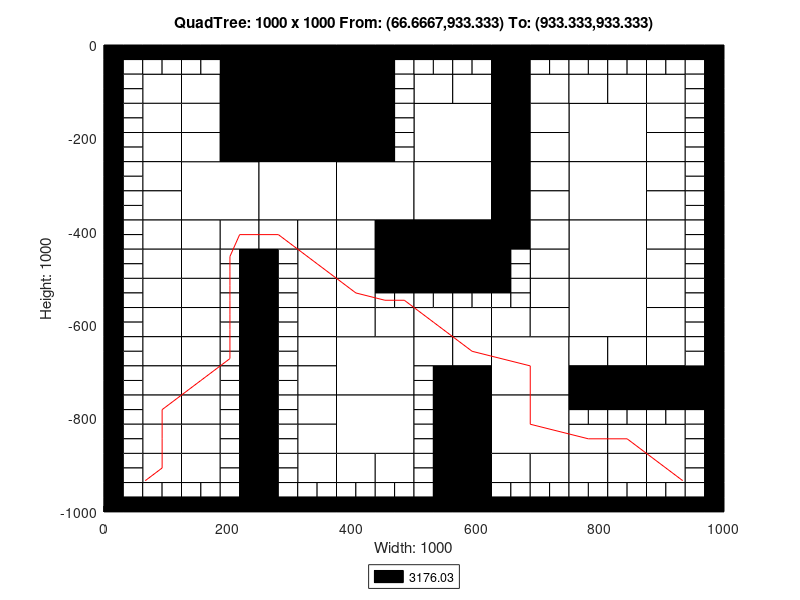

Here is the MATLAB script that generated this plot:
axis([0 1000 -1000 0]);
title('QuadTree: 1000 x 1000 From: (66.6667,933.333) To: (933.333,933.333)');
xlabel('Width: 1000');
ylabel('Height: 1000');
rectangle('Position',[250 -125 125 125], 'FaceColor',[0 0 0]);
rectangle('Position',[250 -250 125 125], 'FaceColor',[0 0 0]);
rectangle('Position',[125 -375 125 125], 'FaceColor',[1 1 1]);
rectangle('Position',[250 -375 125 125], 'FaceColor',[1 1 1]);
rectangle('Position',[375 -375 125 125], 'FaceColor',[1 1 1]);
rectangle('Position',[500 -250 125 125], 'FaceColor',[1 1 1]);
rectangle('Position',[750 -250 125 125], 'FaceColor',[1 1 1]);
rectangle('Position',[500 -375 125 125], 'FaceColor',[1 1 1]);
rectangle('Position',[500 -500 125 125], 'FaceColor',[0 0 0]);
rectangle('Position',[750 -375 125 125], 'FaceColor',[1 1 1]);
rectangle('Position',[750 -500 125 125], 'FaceColor',[1 1 1]);
rectangle('Position',[375 -750 125 125], 'FaceColor',[1 1 1]);
rectangle('Position',[375 -875 125 125], 'FaceColor',[1 1 1]);
rectangle('Position',[625 -750 125 125], 'FaceColor',[1 1 1]);
rectangle('Position',[750 -625 125 125], 'FaceColor',[1 1 1]);
rectangle('Position',[625 -875 125 125], 'FaceColor',[1 1 1]);
rectangle('Position',[62.5 -125 62.5 62.5], 'FaceColor',[1 1 1]);
rectangle('Position',[187.5 -62.5 62.5 62.5], 'FaceColor',[0 0 0]);
rectangle('Position',[125 -125 62.5 62.5], 'FaceColor',[1 1 1]);
rectangle('Position',[187.5 -125 62.5 62.5], 'FaceColor',[0 0 0]);
rectangle('Position',[62.5 -187.5 62.5 62.5], 'FaceColor',[1 1 1]);
rectangle('Position',[62.5 -250 62.5 62.5], 'FaceColor',[1 1 1]);
rectangle('Position',[125 -187.5 62.5 62.5], 'FaceColor',[1 1 1]);
rectangle('Position',[187.5 -187.5 62.5 62.5], 'FaceColor',[0 0 0]);
rectangle('Position',[125 -250 62.5 62.5], 'FaceColor',[1 1 1]);
rectangle('Position',[187.5 -250 62.5 62.5], 'FaceColor',[0 0 0]);
rectangle('Position',[375 -62.5 62.5 62.5], 'FaceColor',[0 0 0]);
rectangle('Position',[375 -125 62.5 62.5], 'FaceColor',[0 0 0]);
rectangle('Position',[375 -187.5 62.5 62.5], 'FaceColor',[0 0 0]);
rectangle('Position',[375 -250 62.5 62.5], 'FaceColor',[0 0 0]);
rectangle('Position',[62.5 -312.5 62.5 62.5], 'FaceColor',[1 1 1]);
rectangle('Position',[62.5 -375 62.5 62.5], 'FaceColor',[1 1 1]);
rectangle('Position',[62.5 -437.5 62.5 62.5], 'FaceColor',[1 1 1]);
rectangle('Position',[62.5 -500 62.5 62.5], 'FaceColor',[1 1 1]);
rectangle('Position',[125 -437.5 62.5 62.5], 'FaceColor',[1 1 1]);
rectangle('Position',[187.5 -437.5 62.5 62.5], 'FaceColor',[1 1 1]);
rectangle('Position',[125 -500 62.5 62.5], 'FaceColor',[1 1 1]);
rectangle('Position',[250 -437.5 62.5 62.5], 'FaceColor',[1 1 1]);
rectangle('Position',[312.5 -437.5 62.5 62.5], 'FaceColor',[1 1 1]);
rectangle('Position',[312.5 -500 62.5 62.5], 'FaceColor',[1 1 1]);
rectangle('Position',[375 -437.5 62.5 62.5], 'FaceColor',[1 1 1]);
rectangle('Position',[437.5 -437.5 62.5 62.5], 'FaceColor',[0 0 0]);
rectangle('Position',[375 -500 62.5 62.5], 'FaceColor',[1 1 1]);
rectangle('Position',[437.5 -500 62.5 62.5], 'FaceColor',[0 0 0]);
rectangle('Position',[500 -125 62.5 62.5], 'FaceColor',[1 1 1]);
rectangle('Position',[562.5 -125 62.5 62.5], 'FaceColor',[1 1 1]);
rectangle('Position',[625 -62.5 62.5 62.5], 'FaceColor',[0 0 0]);
rectangle('Position',[625 -125 62.5 62.5], 'FaceColor',[0 0 0]);
rectangle('Position',[687.5 -125 62.5 62.5], 'FaceColor',[1 1 1]);
rectangle('Position',[625 -187.5 62.5 62.5], 'FaceColor',[0 0 0]);
rectangle('Position',[687.5 -187.5 62.5 62.5], 'FaceColor',[1 1 1]);
rectangle('Position',[625 -250 62.5 62.5], 'FaceColor',[0 0 0]);
rectangle('Position',[687.5 -250 62.5 62.5], 'FaceColor',[1 1 1]);
rectangle('Position',[750 -125 62.5 62.5], 'FaceColor',[1 1 1]);
rectangle('Position',[812.5 -125 62.5 62.5], 'FaceColor',[1 1 1]);
rectangle('Position',[875 -125 62.5 62.5], 'FaceColor',[1 1 1]);
rectangle('Position',[875 -187.5 62.5 62.5], 'FaceColor',[1 1 1]);
rectangle('Position',[875 -250 62.5 62.5], 'FaceColor',[1 1 1]);
rectangle('Position',[625 -312.5 62.5 62.5], 'FaceColor',[0 0 0]);
rectangle('Position',[687.5 -312.5 62.5 62.5], 'FaceColor',[1 1 1]);
rectangle('Position',[625 -375 62.5 62.5], 'FaceColor',[0 0 0]);
rectangle('Position',[687.5 -375 62.5 62.5], 'FaceColor',[1 1 1]);
rectangle('Position',[625 -437.5 62.5 62.5], 'FaceColor',[0 0 0]);
rectangle('Position',[687.5 -437.5 62.5 62.5], 'FaceColor',[1 1 1]);
rectangle('Position',[687.5 -500 62.5 62.5], 'FaceColor',[1 1 1]);
rectangle('Position',[875 -312.5 62.5 62.5], 'FaceColor',[1 1 1]);
rectangle('Position',[875 -375 62.5 62.5], 'FaceColor',[1 1 1]);
rectangle('Position',[875 -437.5 62.5 62.5], 'FaceColor',[1 1 1]);
rectangle('Position',[875 -500 62.5 62.5], 'FaceColor',[1 1 1]);
rectangle('Position',[62.5 -562.5 62.5 62.5], 'FaceColor',[1 1 1]);
rectangle('Position',[62.5 -625 62.5 62.5], 'FaceColor',[1 1 1]);
rectangle('Position',[125 -562.5 62.5 62.5], 'FaceColor',[1 1 1]);
rectangle('Position',[125 -625 62.5 62.5], 'FaceColor',[1 1 1]);
rectangle('Position',[62.5 -687.5 62.5 62.5], 'FaceColor',[1 1 1]);
rectangle('Position',[62.5 -750 62.5 62.5], 'FaceColor',[1 1 1]);
rectangle('Position',[125 -687.5 62.5 62.5], 'FaceColor',[1 1 1]);
rectangle('Position',[125 -750 62.5 62.5], 'FaceColor',[1 1 1]);
rectangle('Position',[312.5 -562.5 62.5 62.5], 'FaceColor',[1 1 1]);
rectangle('Position',[312.5 -625 62.5 62.5], 'FaceColor',[1 1 1]);
rectangle('Position',[375 -562.5 62.5 62.5], 'FaceColor',[1 1 1]);
rectangle('Position',[375 -625 62.5 62.5], 'FaceColor',[1 1 1]);
rectangle('Position',[437.5 -625 62.5 62.5], 'FaceColor',[1 1 1]);
rectangle('Position',[312.5 -687.5 62.5 62.5], 'FaceColor',[1 1 1]);
rectangle('Position',[312.5 -750 62.5 62.5], 'FaceColor',[1 1 1]);
rectangle('Position',[62.5 -812.5 62.5 62.5], 'FaceColor',[1 1 1]);
rectangle('Position',[62.5 -875 62.5 62.5], 'FaceColor',[1 1 1]);
rectangle('Position',[125 -812.5 62.5 62.5], 'FaceColor',[1 1 1]);
rectangle('Position',[125 -875 62.5 62.5], 'FaceColor',[1 1 1]);
rectangle('Position',[62.5 -937.5 62.5 62.5], 'FaceColor',[1 1 1]);
rectangle('Position',[125 -937.5 62.5 62.5], 'FaceColor',[1 1 1]);
rectangle('Position',[312.5 -812.5 62.5 62.5], 'FaceColor',[1 1 1]);
rectangle('Position',[312.5 -875 62.5 62.5], 'FaceColor',[1 1 1]);
rectangle('Position',[312.5 -937.5 62.5 62.5], 'FaceColor',[1 1 1]);
rectangle('Position',[375 -937.5 62.5 62.5], 'FaceColor',[1 1 1]);
rectangle('Position',[437.5 -937.5 62.5 62.5], 'FaceColor',[1 1 1]);
rectangle('Position',[500 -625 62.5 62.5], 'FaceColor',[1 1 1]);
rectangle('Position',[562.5 -625 62.5 62.5], 'FaceColor',[1 1 1]);
rectangle('Position',[687.5 -562.5 62.5 62.5], 'FaceColor',[1 1 1]);
rectangle('Position',[625 -625 62.5 62.5], 'FaceColor',[1 1 1]);
rectangle('Position',[687.5 -625 62.5 62.5], 'FaceColor',[1 1 1]);
rectangle('Position',[500 -687.5 62.5 62.5], 'FaceColor',[1 1 1]);
rectangle('Position',[562.5 -687.5 62.5 62.5], 'FaceColor',[1 1 1]);
rectangle('Position',[562.5 -750 62.5 62.5], 'FaceColor',[0 0 0]);
rectangle('Position',[875 -562.5 62.5 62.5], 'FaceColor',[1 1 1]);
rectangle('Position',[875 -625 62.5 62.5], 'FaceColor',[1 1 1]);
rectangle('Position',[750 -687.5 62.5 62.5], 'FaceColor',[1 1 1]);
rectangle('Position',[812.5 -687.5 62.5 62.5], 'FaceColor',[1 1 1]);
rectangle('Position',[750 -750 62.5 62.5], 'FaceColor',[0 0 0]);
rectangle('Position',[812.5 -750 62.5 62.5], 'FaceColor',[0 0 0]);
rectangle('Position',[875 -687.5 62.5 62.5], 'FaceColor',[1 1 1]);
rectangle('Position',[875 -750 62.5 62.5], 'FaceColor',[0 0 0]);
rectangle('Position',[937.5 -750 62.5 62.5], 'FaceColor',[0 0 0]);
rectangle('Position',[562.5 -812.5 62.5 62.5], 'FaceColor',[0 0 0]);
rectangle('Position',[562.5 -875 62.5 62.5], 'FaceColor',[0 0 0]);
rectangle('Position',[562.5 -937.5 62.5 62.5], 'FaceColor',[0 0 0]);
rectangle('Position',[562.5 -1000 62.5 62.5], 'FaceColor',[0 0 0]);
rectangle('Position',[625 -937.5 62.5 62.5], 'FaceColor',[1 1 1]);
rectangle('Position',[687.5 -937.5 62.5 62.5], 'FaceColor',[1 1 1]);
rectangle('Position',[750 -875 62.5 62.5], 'FaceColor',[1 1 1]);
rectangle('Position',[812.5 -875 62.5 62.5], 'FaceColor',[1 1 1]);
rectangle('Position',[875 -875 62.5 62.5], 'FaceColor',[1 1 1]);
rectangle('Position',[750 -937.5 62.5 62.5], 'FaceColor',[1 1 1]);
rectangle('Position',[812.5 -937.5 62.5 62.5], 'FaceColor',[1 1 1]);
rectangle('Position',[875 -937.5 62.5 62.5], 'FaceColor',[1 1 1]);
rectangle('Position',[0 -31.25 31.25 31.25], 'FaceColor',[0 0 0]);
rectangle('Position',[31.25 -31.25 31.25 31.25], 'FaceColor',[0 0 0]);
rectangle('Position',[0 -62.5 31.25 31.25], 'FaceColor',[0 0 0]);
rectangle('Position',[31.25 -62.5 31.25 31.25], 'FaceColor',[1 1 1]);
rectangle('Position',[62.5 -31.25 31.25 31.25], 'FaceColor',[0 0 0]);
rectangle('Position',[93.75 -31.25 31.25 31.25], 'FaceColor',[0 0 0]);
rectangle('Position',[62.5 -62.5 31.25 31.25], 'FaceColor',[1 1 1]);
rectangle('Position',[93.75 -62.5 31.25 31.25], 'FaceColor',[1 1 1]);
rectangle('Position',[0 -93.75 31.25 31.25], 'FaceColor',[0 0 0]);
rectangle('Position',[31.25 -93.75 31.25 31.25], 'FaceColor',[1 1 1]);
rectangle('Position',[0 -125 31.25 31.25], 'FaceColor',[0 0 0]);
rectangle('Position',[31.25 -125 31.25 31.25], 'FaceColor',[1 1 1]);
rectangle('Position',[125 -31.25 31.25 31.25], 'FaceColor',[0 0 0]);
rectangle('Position',[156.25 -31.25 31.25 31.25], 'FaceColor',[0 0 0]);
rectangle('Position',[125 -62.5 31.25 31.25], 'FaceColor',[1 1 1]);
rectangle('Position',[156.25 -62.5 31.25 31.25], 'FaceColor',[1 1 1]);
rectangle('Position',[0 -156.25 31.25 31.25], 'FaceColor',[0 0 0]);
rectangle('Position',[31.25 -156.25 31.25 31.25], 'FaceColor',[1 1 1]);
rectangle('Position',[0 -187.5 31.25 31.25], 'FaceColor',[0 0 0]);
rectangle('Position',[31.25 -187.5 31.25 31.25], 'FaceColor',[1 1 1]);
rectangle('Position',[0 -218.75 31.25 31.25], 'FaceColor',[0 0 0]);
rectangle('Position',[31.25 -218.75 31.25 31.25], 'FaceColor',[1 1 1]);
rectangle('Position',[0 -250 31.25 31.25], 'FaceColor',[0 0 0]);
rectangle('Position',[31.25 -250 31.25 31.25], 'FaceColor',[1 1 1]);
rectangle('Position',[437.5 -31.25 31.25 31.25], 'FaceColor',[0 0 0]);
rectangle('Position',[468.75 -31.25 31.25 31.25], 'FaceColor',[0 0 0]);
rectangle('Position',[437.5 -62.5 31.25 31.25], 'FaceColor',[0 0 0]);
rectangle('Position',[468.75 -62.5 31.25 31.25], 'FaceColor',[1 1 1]);
rectangle('Position',[437.5 -93.75 31.25 31.25], 'FaceColor',[0 0 0]);
rectangle('Position',[468.75 -93.75 31.25 31.25], 'FaceColor',[1 1 1]);
rectangle('Position',[437.5 -125 31.25 31.25], 'FaceColor',[0 0 0]);
rectangle('Position',[468.75 -125 31.25 31.25], 'FaceColor',[1 1 1]);
rectangle('Position',[437.5 -156.25 31.25 31.25], 'FaceColor',[0 0 0]);
rectangle('Position',[468.75 -156.25 31.25 31.25], 'FaceColor',[1 1 1]);
rectangle('Position',[437.5 -187.5 31.25 31.25], 'FaceColor',[0 0 0]);
rectangle('Position',[468.75 -187.5 31.25 31.25], 'FaceColor',[1 1 1]);
rectangle('Position',[437.5 -218.75 31.25 31.25], 'FaceColor',[0 0 0]);
rectangle('Position',[468.75 -218.75 31.25 31.25], 'FaceColor',[1 1 1]);
rectangle('Position',[437.5 -250 31.25 31.25], 'FaceColor',[0 0 0]);
rectangle('Position',[468.75 -250 31.25 31.25], 'FaceColor',[1 1 1]);
rectangle('Position',[0 -281.25 31.25 31.25], 'FaceColor',[0 0 0]);
rectangle('Position',[31.25 -281.25 31.25 31.25], 'FaceColor',[1 1 1]);
rectangle('Position',[0 -312.5 31.25 31.25], 'FaceColor',[0 0 0]);
rectangle('Position',[31.25 -312.5 31.25 31.25], 'FaceColor',[1 1 1]);
rectangle('Position',[0 -343.75 31.25 31.25], 'FaceColor',[0 0 0]);
rectangle('Position',[31.25 -343.75 31.25 31.25], 'FaceColor',[1 1 1]);
rectangle('Position',[0 -375 31.25 31.25], 'FaceColor',[0 0 0]);
rectangle('Position',[31.25 -375 31.25 31.25], 'FaceColor',[1 1 1]);
rectangle('Position',[0 -406.25 31.25 31.25], 'FaceColor',[0 0 0]);
rectangle('Position',[31.25 -406.25 31.25 31.25], 'FaceColor',[1 1 1]);
rectangle('Position',[0 -437.5 31.25 31.25], 'FaceColor',[0 0 0]);
rectangle('Position',[31.25 -437.5 31.25 31.25], 'FaceColor',[1 1 1]);
rectangle('Position',[0 -468.75 31.25 31.25], 'FaceColor',[0 0 0]);
rectangle('Position',[31.25 -468.75 31.25 31.25], 'FaceColor',[1 1 1]);
rectangle('Position',[0 -500 31.25 31.25], 'FaceColor',[0 0 0]);
rectangle('Position',[31.25 -500 31.25 31.25], 'FaceColor',[1 1 1]);
rectangle('Position',[187.5 -468.75 31.25 31.25], 'FaceColor',[1 1 1]);
rectangle('Position',[218.75 -468.75 31.25 31.25], 'FaceColor',[0 0 0]);
rectangle('Position',[187.5 -500 31.25 31.25], 'FaceColor',[1 1 1]);
rectangle('Position',[218.75 -500 31.25 31.25], 'FaceColor',[0 0 0]);
rectangle('Position',[250 -468.75 31.25 31.25], 'FaceColor',[0 0 0]);
rectangle('Position',[281.25 -468.75 31.25 31.25], 'FaceColor',[1 1 1]);
rectangle('Position',[250 -500 31.25 31.25], 'FaceColor',[0 0 0]);
rectangle('Position',[281.25 -500 31.25 31.25], 'FaceColor',[1 1 1]);
rectangle('Position',[500 -31.25 31.25 31.25], 'FaceColor',[0 0 0]);
rectangle('Position',[531.25 -31.25 31.25 31.25], 'FaceColor',[0 0 0]);
rectangle('Position',[500 -62.5 31.25 31.25], 'FaceColor',[1 1 1]);
rectangle('Position',[531.25 -62.5 31.25 31.25], 'FaceColor',[1 1 1]);
rectangle('Position',[562.5 -31.25 31.25 31.25], 'FaceColor',[0 0 0]);
rectangle('Position',[593.75 -31.25 31.25 31.25], 'FaceColor',[0 0 0]);
rectangle('Position',[562.5 -62.5 31.25 31.25], 'FaceColor',[1 1 1]);
rectangle('Position',[593.75 -62.5 31.25 31.25], 'FaceColor',[1 1 1]);
rectangle('Position',[687.5 -31.25 31.25 31.25], 'FaceColor',[0 0 0]);
rectangle('Position',[718.75 -31.25 31.25 31.25], 'FaceColor',[0 0 0]);
rectangle('Position',[687.5 -62.5 31.25 31.25], 'FaceColor',[1 1 1]);
rectangle('Position',[718.75 -62.5 31.25 31.25], 'FaceColor',[1 1 1]);
rectangle('Position',[750 -31.25 31.25 31.25], 'FaceColor',[0 0 0]);
rectangle('Position',[781.25 -31.25 31.25 31.25], 'FaceColor',[0 0 0]);
rectangle('Position',[750 -62.5 31.25 31.25], 'FaceColor',[1 1 1]);
rectangle('Position',[781.25 -62.5 31.25 31.25], 'FaceColor',[1 1 1]);
rectangle('Position',[812.5 -31.25 31.25 31.25], 'FaceColor',[0 0 0]);
rectangle('Position',[843.75 -31.25 31.25 31.25], 'FaceColor',[0 0 0]);
rectangle('Position',[812.5 -62.5 31.25 31.25], 'FaceColor',[1 1 1]);
rectangle('Position',[843.75 -62.5 31.25 31.25], 'FaceColor',[1 1 1]);
rectangle('Position',[875 -31.25 31.25 31.25], 'FaceColor',[0 0 0]);
rectangle('Position',[906.25 -31.25 31.25 31.25], 'FaceColor',[0 0 0]);
rectangle('Position',[875 -62.5 31.25 31.25], 'FaceColor',[1 1 1]);
rectangle('Position',[906.25 -62.5 31.25 31.25], 'FaceColor',[1 1 1]);
rectangle('Position',[937.5 -31.25 31.25 31.25], 'FaceColor',[0 0 0]);
rectangle('Position',[968.75 -31.25 31.25 31.25], 'FaceColor',[0 0 0]);
rectangle('Position',[937.5 -62.5 31.25 31.25], 'FaceColor',[1 1 1]);
rectangle('Position',[968.75 -62.5 31.25 31.25], 'FaceColor',[0 0 0]);
rectangle('Position',[937.5 -93.75 31.25 31.25], 'FaceColor',[1 1 1]);
rectangle('Position',[968.75 -93.75 31.25 31.25], 'FaceColor',[0 0 0]);
rectangle('Position',[937.5 -125 31.25 31.25], 'FaceColor',[1 1 1]);
rectangle('Position',[968.75 -125 31.25 31.25], 'FaceColor',[0 0 0]);
rectangle('Position',[937.5 -156.25 31.25 31.25], 'FaceColor',[1 1 1]);
rectangle('Position',[968.75 -156.25 31.25 31.25], 'FaceColor',[0 0 0]);
rectangle('Position',[937.5 -187.5 31.25 31.25], 'FaceColor',[1 1 1]);
rectangle('Position',[968.75 -187.5 31.25 31.25], 'FaceColor',[0 0 0]);
rectangle('Position',[937.5 -218.75 31.25 31.25], 'FaceColor',[1 1 1]);
rectangle('Position',[968.75 -218.75 31.25 31.25], 'FaceColor',[0 0 0]);
rectangle('Position',[937.5 -250 31.25 31.25], 'FaceColor',[1 1 1]);
rectangle('Position',[968.75 -250 31.25 31.25], 'FaceColor',[0 0 0]);
rectangle('Position',[625 -468.75 31.25 31.25], 'FaceColor',[0 0 0]);
rectangle('Position',[656.25 -468.75 31.25 31.25], 'FaceColor',[1 1 1]);
rectangle('Position',[625 -500 31.25 31.25], 'FaceColor',[0 0 0]);
rectangle('Position',[656.25 -500 31.25 31.25], 'FaceColor',[1 1 1]);
rectangle('Position',[937.5 -281.25 31.25 31.25], 'FaceColor',[1 1 1]);
rectangle('Position',[968.75 -281.25 31.25 31.25], 'FaceColor',[0 0 0]);
rectangle('Position',[937.5 -312.5 31.25 31.25], 'FaceColor',[1 1 1]);
rectangle('Position',[968.75 -312.5 31.25 31.25], 'FaceColor',[0 0 0]);
rectangle('Position',[937.5 -343.75 31.25 31.25], 'FaceColor',[1 1 1]);
rectangle('Position',[968.75 -343.75 31.25 31.25], 'FaceColor',[0 0 0]);
rectangle('Position',[937.5 -375 31.25 31.25], 'FaceColor',[1 1 1]);
rectangle('Position',[968.75 -375 31.25 31.25], 'FaceColor',[0 0 0]);
rectangle('Position',[937.5 -406.25 31.25 31.25], 'FaceColor',[1 1 1]);
rectangle('Position',[968.75 -406.25 31.25 31.25], 'FaceColor',[0 0 0]);
rectangle('Position',[937.5 -437.5 31.25 31.25], 'FaceColor',[1 1 1]);
rectangle('Position',[968.75 -437.5 31.25 31.25], 'FaceColor',[0 0 0]);
rectangle('Position',[937.5 -468.75 31.25 31.25], 'FaceColor',[1 1 1]);
rectangle('Position',[968.75 -468.75 31.25 31.25], 'FaceColor',[0 0 0]);
rectangle('Position',[937.5 -500 31.25 31.25], 'FaceColor',[1 1 1]);
rectangle('Position',[968.75 -500 31.25 31.25], 'FaceColor',[0 0 0]);
rectangle('Position',[0 -531.25 31.25 31.25], 'FaceColor',[0 0 0]);
rectangle('Position',[31.25 -531.25 31.25 31.25], 'FaceColor',[1 1 1]);
rectangle('Position',[0 -562.5 31.25 31.25], 'FaceColor',[0 0 0]);
rectangle('Position',[31.25 -562.5 31.25 31.25], 'FaceColor',[1 1 1]);
rectangle('Position',[0 -593.75 31.25 31.25], 'FaceColor',[0 0 0]);
rectangle('Position',[31.25 -593.75 31.25 31.25], 'FaceColor',[1 1 1]);
rectangle('Position',[0 -625 31.25 31.25], 'FaceColor',[0 0 0]);
rectangle('Position',[31.25 -625 31.25 31.25], 'FaceColor',[1 1 1]);
rectangle('Position',[187.5 -531.25 31.25 31.25], 'FaceColor',[1 1 1]);
rectangle('Position',[218.75 -531.25 31.25 31.25], 'FaceColor',[0 0 0]);
rectangle('Position',[187.5 -562.5 31.25 31.25], 'FaceColor',[1 1 1]);
rectangle('Position',[218.75 -562.5 31.25 31.25], 'FaceColor',[0 0 0]);
rectangle('Position',[187.5 -593.75 31.25 31.25], 'FaceColor',[1 1 1]);
rectangle('Position',[218.75 -593.75 31.25 31.25], 'FaceColor',[0 0 0]);
rectangle('Position',[187.5 -625 31.25 31.25], 'FaceColor',[1 1 1]);
rectangle('Position',[218.75 -625 31.25 31.25], 'FaceColor',[0 0 0]);
rectangle('Position',[0 -656.25 31.25 31.25], 'FaceColor',[0 0 0]);
rectangle('Position',[31.25 -656.25 31.25 31.25], 'FaceColor',[1 1 1]);
rectangle('Position',[0 -687.5 31.25 31.25], 'FaceColor',[0 0 0]);
rectangle('Position',[31.25 -687.5 31.25 31.25], 'FaceColor',[1 1 1]);
rectangle('Position',[0 -718.75 31.25 31.25], 'FaceColor',[0 0 0]);
rectangle('Position',[31.25 -718.75 31.25 31.25], 'FaceColor',[1 1 1]);
rectangle('Position',[0 -750 31.25 31.25], 'FaceColor',[0 0 0]);
rectangle('Position',[31.25 -750 31.25 31.25], 'FaceColor',[1 1 1]);
rectangle('Position',[187.5 -656.25 31.25 31.25], 'FaceColor',[1 1 1]);
rectangle('Position',[218.75 -656.25 31.25 31.25], 'FaceColor',[0 0 0]);
rectangle('Position',[187.5 -687.5 31.25 31.25], 'FaceColor',[1 1 1]);
rectangle('Position',[218.75 -687.5 31.25 31.25], 'FaceColor',[0 0 0]);
rectangle('Position',[187.5 -718.75 31.25 31.25], 'FaceColor',[1 1 1]);
rectangle('Position',[218.75 -718.75 31.25 31.25], 'FaceColor',[0 0 0]);
rectangle('Position',[187.5 -750 31.25 31.25], 'FaceColor',[1 1 1]);
rectangle('Position',[218.75 -750 31.25 31.25], 'FaceColor',[0 0 0]);
rectangle('Position',[250 -531.25 31.25 31.25], 'FaceColor',[0 0 0]);
rectangle('Position',[281.25 -531.25 31.25 31.25], 'FaceColor',[1 1 1]);
rectangle('Position',[250 -562.5 31.25 31.25], 'FaceColor',[0 0 0]);
rectangle('Position',[281.25 -562.5 31.25 31.25], 'FaceColor',[1 1 1]);
rectangle('Position',[250 -593.75 31.25 31.25], 'FaceColor',[0 0 0]);
rectangle('Position',[281.25 -593.75 31.25 31.25], 'FaceColor',[1 1 1]);
rectangle('Position',[250 -625 31.25 31.25], 'FaceColor',[0 0 0]);
rectangle('Position',[281.25 -625 31.25 31.25], 'FaceColor',[1 1 1]);
rectangle('Position',[437.5 -531.25 31.25 31.25], 'FaceColor',[0 0 0]);
rectangle('Position',[468.75 -531.25 31.25 31.25], 'FaceColor',[0 0 0]);
rectangle('Position',[437.5 -562.5 31.25 31.25], 'FaceColor',[1 1 1]);
rectangle('Position',[468.75 -562.5 31.25 31.25], 'FaceColor',[1 1 1]);
rectangle('Position',[250 -656.25 31.25 31.25], 'FaceColor',[0 0 0]);
rectangle('Position',[281.25 -656.25 31.25 31.25], 'FaceColor',[1 1 1]);
rectangle('Position',[250 -687.5 31.25 31.25], 'FaceColor',[0 0 0]);
rectangle('Position',[281.25 -687.5 31.25 31.25], 'FaceColor',[1 1 1]);
rectangle('Position',[250 -718.75 31.25 31.25], 'FaceColor',[0 0 0]);
rectangle('Position',[281.25 -718.75 31.25 31.25], 'FaceColor',[1 1 1]);
rectangle('Position',[250 -750 31.25 31.25], 'FaceColor',[0 0 0]);
rectangle('Position',[281.25 -750 31.25 31.25], 'FaceColor',[1 1 1]);
rectangle('Position',[0 -781.25 31.25 31.25], 'FaceColor',[0 0 0]);
rectangle('Position',[31.25 -781.25 31.25 31.25], 'FaceColor',[1 1 1]);
rectangle('Position',[0 -812.5 31.25 31.25], 'FaceColor',[0 0 0]);
rectangle('Position',[31.25 -812.5 31.25 31.25], 'FaceColor',[1 1 1]);
rectangle('Position',[0 -843.75 31.25 31.25], 'FaceColor',[0 0 0]);
rectangle('Position',[31.25 -843.75 31.25 31.25], 'FaceColor',[1 1 1]);
rectangle('Position',[0 -875 31.25 31.25], 'FaceColor',[0 0 0]);
rectangle('Position',[31.25 -875 31.25 31.25], 'FaceColor',[1 1 1]);
rectangle('Position',[187.5 -781.25 31.25 31.25], 'FaceColor',[1 1 1]);
rectangle('Position',[218.75 -781.25 31.25 31.25], 'FaceColor',[0 0 0]);
rectangle('Position',[187.5 -812.5 31.25 31.25], 'FaceColor',[1 1 1]);
rectangle('Position',[218.75 -812.5 31.25 31.25], 'FaceColor',[0 0 0]);
rectangle('Position',[187.5 -843.75 31.25 31.25], 'FaceColor',[1 1 1]);
rectangle('Position',[218.75 -843.75 31.25 31.25], 'FaceColor',[0 0 0]);
rectangle('Position',[187.5 -875 31.25 31.25], 'FaceColor',[1 1 1]);
rectangle('Position',[218.75 -875 31.25 31.25], 'FaceColor',[0 0 0]);
rectangle('Position',[0 -906.25 31.25 31.25], 'FaceColor',[0 0 0]);
rectangle('Position',[31.25 -906.25 31.25 31.25], 'FaceColor',[1 1 1]);
rectangle('Position',[0 -937.5 31.25 31.25], 'FaceColor',[0 0 0]);
rectangle('Position',[31.25 -937.5 31.25 31.25], 'FaceColor',[1 1 1]);
rectangle('Position',[0 -968.75 31.25 31.25], 'FaceColor',[0 0 0]);
rectangle('Position',[31.25 -968.75 31.25 31.25], 'FaceColor',[1 1 1]);
rectangle('Position',[0 -1000 31.25 31.25], 'FaceColor',[0 0 0]);
rectangle('Position',[31.25 -1000 31.25 31.25], 'FaceColor',[0 0 0]);
rectangle('Position',[62.5 -968.75 31.25 31.25], 'FaceColor',[1 1 1]);
rectangle('Position',[93.75 -968.75 31.25 31.25], 'FaceColor',[1 1 1]);
rectangle('Position',[62.5 -1000 31.25 31.25], 'FaceColor',[0 0 0]);
rectangle('Position',[93.75 -1000 31.25 31.25], 'FaceColor',[0 0 0]);
rectangle('Position',[187.5 -906.25 31.25 31.25], 'FaceColor',[1 1 1]);
rectangle('Position',[218.75 -906.25 31.25 31.25], 'FaceColor',[0 0 0]);
rectangle('Position',[187.5 -937.5 31.25 31.25], 'FaceColor',[1 1 1]);
rectangle('Position',[218.75 -937.5 31.25 31.25], 'FaceColor',[0 0 0]);
rectangle('Position',[125 -968.75 31.25 31.25], 'FaceColor',[1 1 1]);
rectangle('Position',[156.25 -968.75 31.25 31.25], 'FaceColor',[1 1 1]);
rectangle('Position',[125 -1000 31.25 31.25], 'FaceColor',[0 0 0]);
rectangle('Position',[156.25 -1000 31.25 31.25], 'FaceColor',[0 0 0]);
rectangle('Position',[187.5 -968.75 31.25 31.25], 'FaceColor',[1 1 1]);
rectangle('Position',[218.75 -968.75 31.25 31.25], 'FaceColor',[0 0 0]);
rectangle('Position',[187.5 -1000 31.25 31.25], 'FaceColor',[0 0 0]);
rectangle('Position',[218.75 -1000 31.25 31.25], 'FaceColor',[0 0 0]);
rectangle('Position',[250 -781.25 31.25 31.25], 'FaceColor',[0 0 0]);
rectangle('Position',[281.25 -781.25 31.25 31.25], 'FaceColor',[1 1 1]);
rectangle('Position',[250 -812.5 31.25 31.25], 'FaceColor',[0 0 0]);
rectangle('Position',[281.25 -812.5 31.25 31.25], 'FaceColor',[1 1 1]);
rectangle('Position',[250 -843.75 31.25 31.25], 'FaceColor',[0 0 0]);
rectangle('Position',[281.25 -843.75 31.25 31.25], 'FaceColor',[1 1 1]);
rectangle('Position',[250 -875 31.25 31.25], 'FaceColor',[0 0 0]);
rectangle('Position',[281.25 -875 31.25 31.25], 'FaceColor',[1 1 1]);
rectangle('Position',[250 -906.25 31.25 31.25], 'FaceColor',[0 0 0]);
rectangle('Position',[281.25 -906.25 31.25 31.25], 'FaceColor',[1 1 1]);
rectangle('Position',[250 -937.5 31.25 31.25], 'FaceColor',[0 0 0]);
rectangle('Position',[281.25 -937.5 31.25 31.25], 'FaceColor',[1 1 1]);
rectangle('Position',[250 -968.75 31.25 31.25], 'FaceColor',[0 0 0]);
rectangle('Position',[281.25 -968.75 31.25 31.25], 'FaceColor',[1 1 1]);
rectangle('Position',[250 -1000 31.25 31.25], 'FaceColor',[0 0 0]);
rectangle('Position',[281.25 -1000 31.25 31.25], 'FaceColor',[0 0 0]);
rectangle('Position',[312.5 -968.75 31.25 31.25], 'FaceColor',[1 1 1]);
rectangle('Position',[343.75 -968.75 31.25 31.25], 'FaceColor',[1 1 1]);
rectangle('Position',[312.5 -1000 31.25 31.25], 'FaceColor',[0 0 0]);
rectangle('Position',[343.75 -1000 31.25 31.25], 'FaceColor',[0 0 0]);
rectangle('Position',[375 -968.75 31.25 31.25], 'FaceColor',[1 1 1]);
rectangle('Position',[406.25 -968.75 31.25 31.25], 'FaceColor',[1 1 1]);
rectangle('Position',[375 -1000 31.25 31.25], 'FaceColor',[0 0 0]);
rectangle('Position',[406.25 -1000 31.25 31.25], 'FaceColor',[0 0 0]);
rectangle('Position',[437.5 -968.75 31.25 31.25], 'FaceColor',[1 1 1]);
rectangle('Position',[468.75 -968.75 31.25 31.25], 'FaceColor',[1 1 1]);
rectangle('Position',[437.5 -1000 31.25 31.25], 'FaceColor',[0 0 0]);
rectangle('Position',[468.75 -1000 31.25 31.25], 'FaceColor',[0 0 0]);
rectangle('Position',[500 -531.25 31.25 31.25], 'FaceColor',[0 0 0]);
rectangle('Position',[531.25 -531.25 31.25 31.25], 'FaceColor',[0 0 0]);
rectangle('Position',[500 -562.5 31.25 31.25], 'FaceColor',[1 1 1]);
rectangle('Position',[531.25 -562.5 31.25 31.25], 'FaceColor',[1 1 1]);
rectangle('Position',[562.5 -531.25 31.25 31.25], 'FaceColor',[0 0 0]);
rectangle('Position',[593.75 -531.25 31.25 31.25], 'FaceColor',[0 0 0]);
rectangle('Position',[562.5 -562.5 31.25 31.25], 'FaceColor',[1 1 1]);
rectangle('Position',[593.75 -562.5 31.25 31.25], 'FaceColor',[1 1 1]);
rectangle('Position',[625 -531.25 31.25 31.25], 'FaceColor',[0 0 0]);
rectangle('Position',[656.25 -531.25 31.25 31.25], 'FaceColor',[1 1 1]);
rectangle('Position',[625 -562.5 31.25 31.25], 'FaceColor',[1 1 1]);
rectangle('Position',[656.25 -562.5 31.25 31.25], 'FaceColor',[1 1 1]);
rectangle('Position',[500 -718.75 31.25 31.25], 'FaceColor',[1 1 1]);
rectangle('Position',[531.25 -718.75 31.25 31.25], 'FaceColor',[0 0 0]);
rectangle('Position',[500 -750 31.25 31.25], 'FaceColor',[1 1 1]);
rectangle('Position',[531.25 -750 31.25 31.25], 'FaceColor',[0 0 0]);
rectangle('Position',[937.5 -531.25 31.25 31.25], 'FaceColor',[1 1 1]);
rectangle('Position',[968.75 -531.25 31.25 31.25], 'FaceColor',[0 0 0]);
rectangle('Position',[937.5 -562.5 31.25 31.25], 'FaceColor',[1 1 1]);
rectangle('Position',[968.75 -562.5 31.25 31.25], 'FaceColor',[0 0 0]);
rectangle('Position',[937.5 -593.75 31.25 31.25], 'FaceColor',[1 1 1]);
rectangle('Position',[968.75 -593.75 31.25 31.25], 'FaceColor',[0 0 0]);
rectangle('Position',[937.5 -625 31.25 31.25], 'FaceColor',[1 1 1]);
rectangle('Position',[968.75 -625 31.25 31.25], 'FaceColor',[0 0 0]);
rectangle('Position',[937.5 -656.25 31.25 31.25], 'FaceColor',[1 1 1]);
rectangle('Position',[968.75 -656.25 31.25 31.25], 'FaceColor',[0 0 0]);
rectangle('Position',[937.5 -687.5 31.25 31.25], 'FaceColor',[1 1 1]);
rectangle('Position',[968.75 -687.5 31.25 31.25], 'FaceColor',[0 0 0]);
rectangle('Position',[500 -781.25 31.25 31.25], 'FaceColor',[1 1 1]);
rectangle('Position',[531.25 -781.25 31.25 31.25], 'FaceColor',[0 0 0]);
rectangle('Position',[500 -812.5 31.25 31.25], 'FaceColor',[1 1 1]);
rectangle('Position',[531.25 -812.5 31.25 31.25], 'FaceColor',[0 0 0]);
rectangle('Position',[500 -843.75 31.25 31.25], 'FaceColor',[1 1 1]);
rectangle('Position',[531.25 -843.75 31.25 31.25], 'FaceColor',[0 0 0]);
rectangle('Position',[500 -875 31.25 31.25], 'FaceColor',[1 1 1]);
rectangle('Position',[531.25 -875 31.25 31.25], 'FaceColor',[0 0 0]);
rectangle('Position',[500 -906.25 31.25 31.25], 'FaceColor',[1 1 1]);
rectangle('Position',[531.25 -906.25 31.25 31.25], 'FaceColor',[0 0 0]);
rectangle('Position',[500 -937.5 31.25 31.25], 'FaceColor',[1 1 1]);
rectangle('Position',[531.25 -937.5 31.25 31.25], 'FaceColor',[0 0 0]);
rectangle('Position',[500 -968.75 31.25 31.25], 'FaceColor',[1 1 1]);
rectangle('Position',[531.25 -968.75 31.25 31.25], 'FaceColor',[0 0 0]);
rectangle('Position',[500 -1000 31.25 31.25], 'FaceColor',[0 0 0]);
rectangle('Position',[531.25 -1000 31.25 31.25], 'FaceColor',[0 0 0]);
rectangle('Position',[625 -968.75 31.25 31.25], 'FaceColor',[1 1 1]);
rectangle('Position',[656.25 -968.75 31.25 31.25], 'FaceColor',[1 1 1]);
rectangle('Position',[625 -1000 31.25 31.25], 'FaceColor',[0 0 0]);
rectangle('Position',[656.25 -1000 31.25 31.25], 'FaceColor',[0 0 0]);
rectangle('Position',[687.5 -968.75 31.25 31.25], 'FaceColor',[1 1 1]);
rectangle('Position',[718.75 -968.75 31.25 31.25], 'FaceColor',[1 1 1]);
rectangle('Position',[687.5 -1000 31.25 31.25], 'FaceColor',[0 0 0]);
rectangle('Position',[718.75 -1000 31.25 31.25], 'FaceColor',[0 0 0]);
rectangle('Position',[750 -781.25 31.25 31.25], 'FaceColor',[0 0 0]);
rectangle('Position',[781.25 -781.25 31.25 31.25], 'FaceColor',[0 0 0]);
rectangle('Position',[750 -812.5 31.25 31.25], 'FaceColor',[1 1 1]);
rectangle('Position',[781.25 -812.5 31.25 31.25], 'FaceColor',[1 1 1]);
rectangle('Position',[812.5 -781.25 31.25 31.25], 'FaceColor',[0 0 0]);
rectangle('Position',[843.75 -781.25 31.25 31.25], 'FaceColor',[0 0 0]);
rectangle('Position',[812.5 -812.5 31.25 31.25], 'FaceColor',[1 1 1]);
rectangle('Position',[843.75 -812.5 31.25 31.25], 'FaceColor',[1 1 1]);
rectangle('Position',[875 -781.25 31.25 31.25], 'FaceColor',[0 0 0]);
rectangle('Position',[906.25 -781.25 31.25 31.25], 'FaceColor',[0 0 0]);
rectangle('Position',[875 -812.5 31.25 31.25], 'FaceColor',[1 1 1]);
rectangle('Position',[906.25 -812.5 31.25 31.25], 'FaceColor',[1 1 1]);
rectangle('Position',[937.5 -781.25 31.25 31.25], 'FaceColor',[0 0 0]);
rectangle('Position',[968.75 -781.25 31.25 31.25], 'FaceColor',[0 0 0]);
rectangle('Position',[937.5 -812.5 31.25 31.25], 'FaceColor',[1 1 1]);
rectangle('Position',[968.75 -812.5 31.25 31.25], 'FaceColor',[0 0 0]);
rectangle('Position',[937.5 -843.75 31.25 31.25], 'FaceColor',[1 1 1]);
rectangle('Position',[968.75 -843.75 31.25 31.25], 'FaceColor',[0 0 0]);
rectangle('Position',[937.5 -875 31.25 31.25], 'FaceColor',[1 1 1]);
rectangle('Position',[968.75 -875 31.25 31.25], 'FaceColor',[0 0 0]);
rectangle('Position',[750 -968.75 31.25 31.25], 'FaceColor',[1 1 1]);
rectangle('Position',[781.25 -968.75 31.25 31.25], 'FaceColor',[1 1 1]);
rectangle('Position',[750 -1000 31.25 31.25], 'FaceColor',[0 0 0]);
rectangle('Position',[781.25 -1000 31.25 31.25], 'FaceColor',[0 0 0]);
rectangle('Position',[812.5 -968.75 31.25 31.25], 'FaceColor',[1 1 1]);
rectangle('Position',[843.75 -968.75 31.25 31.25], 'FaceColor',[1 1 1]);
rectangle('Position',[812.5 -1000 31.25 31.25], 'FaceColor',[0 0 0]);
rectangle('Position',[843.75 -1000 31.25 31.25], 'FaceColor',[0 0 0]);
rectangle('Position',[937.5 -906.25 31.25 31.25], 'FaceColor',[1 1 1]);
rectangle('Position',[968.75 -906.25 31.25 31.25], 'FaceColor',[0 0 0]);
rectangle('Position',[937.5 -937.5 31.25 31.25], 'FaceColor',[1 1 1]);
rectangle('Position',[968.75 -937.5 31.25 31.25], 'FaceColor',[0 0 0]);
rectangle('Position',[875 -968.75 31.25 31.25], 'FaceColor',[1 1 1]);
rectangle('Position',[906.25 -968.75 31.25 31.25], 'FaceColor',[1 1 1]);
rectangle('Position',[875 -1000 31.25 31.25], 'FaceColor',[0 0 0]);
rectangle('Position',[906.25 -1000 31.25 31.25], 'FaceColor',[0 0 0]);
rectangle('Position',[937.5 -968.75 31.25 31.25], 'FaceColor',[1 1 1]);
rectangle('Position',[968.75 -968.75 31.25 31.25], 'FaceColor',[0 0 0]);
rectangle('Position',[937.5 -1000 31.25 31.25], 'FaceColor',[0 0 0]);
rectangle('Position',[968.75 -1000 31.25 31.25], 'FaceColor',[0 0 0]);
X=[933.333,906.25,843.75,781.25,687.5,687.5,593.75,531.25,484.375,453.125,406.25,343.75,281.25,218.75,203.125,203.125,203.125,203.125,203.125,203.125,203.125,203.125,156.25,93.75,93.75,93.75,66.6667];
Y=[-933.333,-906.25,-843.75,-843.75,-812.5,-687.5,-656.25,-593.75,-546.875,-546.875,-531.25,-468.75,-406.25,-406.25,-453.125,-484.375,-515.625,-546.875,-578.125,-609.375,-640.625,-671.875,-718.75,-781.25,-843.75,-906.25,-933.333];
hold on;
plot(X,Y,'r');
legend('3176.03','Location','southoutside');
